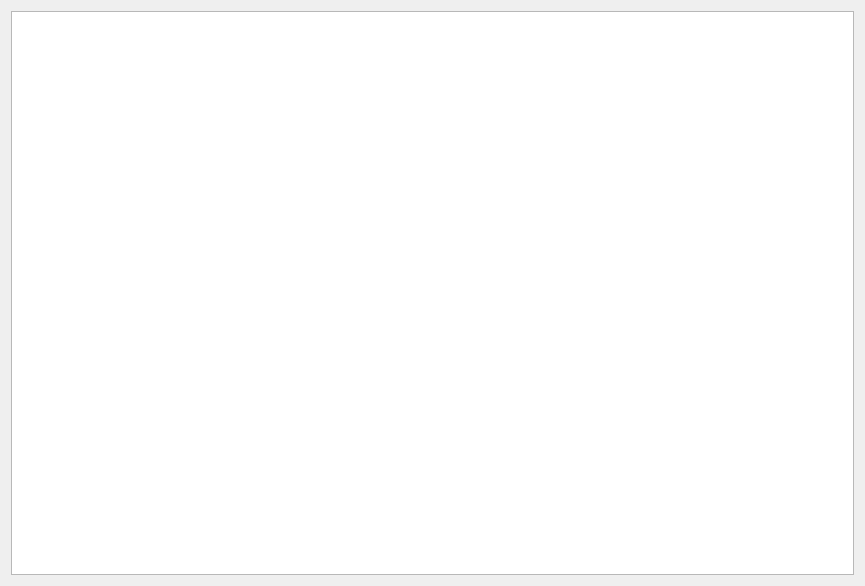
<?xml version="1.0" encoding="UTF-8"?>
<ui version="4.0">
 <class>showpdfForm</class>
 <widget class="QWidget" name="showpdfForm">
  <property name="geometry">
   <rect>
    <x>0</x>
    <y>0</y>
    <width>865</width>
    <height>586</height>
   </rect>
  </property>
  <property name="windowTitle">
   <string>Form</string>
  </property>
  <layout class="QHBoxLayout" name="horizontalLayout">
   <item>
    <widget class="QTableWidget" name="tableWidget"/>
   </item>
  </layout>
 </widget>
 <resources/>
 <connections/>
</ui>
